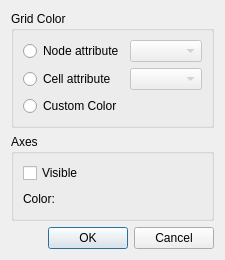
<?xml version="1.0" encoding="UTF-8"?>
<ui version="4.0">
 <class>GridBirdEyeWindowColorSettingDialog</class>
 <widget class="QDialog" name="GridBirdEyeWindowColorSettingDialog">
  <property name="geometry">
   <rect>
    <x>0</x>
    <y>0</y>
    <width>215</width>
    <height>241</height>
   </rect>
  </property>
  <property name="windowTitle">
   <string>Display Setting</string>
  </property>
  <layout class="QVBoxLayout" name="verticalLayout_2">
   <item>
    <widget class="QGroupBox" name="gridColorGroupBox">
     <property name="title">
      <string>Grid Color</string>
     </property>
     <layout class="QGridLayout" name="gridLayout">
      <item row="0" column="0">
       <widget class="QRadioButton" name="nodeAttRadioButton">
        <property name="text">
         <string>Node attribute</string>
        </property>
       </widget>
      </item>
      <item row="0" column="1">
       <widget class="QComboBox" name="nodeAttComboBox">
        <property name="enabled">
         <bool>false</bool>
        </property>
       </widget>
      </item>
      <item row="1" column="0">
       <widget class="QRadioButton" name="cellAttRadioButton">
        <property name="text">
         <string>Cell attribute</string>
        </property>
       </widget>
      </item>
      <item row="1" column="1">
       <widget class="QComboBox" name="cellAttComboBox">
        <property name="enabled">
         <bool>false</bool>
        </property>
       </widget>
      </item>
      <item row="2" column="0">
       <widget class="QRadioButton" name="customColorRadioButton">
        <property name="text">
         <string>Custom Color</string>
        </property>
       </widget>
      </item>
      <item row="2" column="1">
       <layout class="QHBoxLayout" name="horizontalLayout">
        <item>
         <widget class="ColorEditWidget" name="customColorLabel">
          <property name="enabled">
           <bool>false</bool>
          </property>
          <property name="text">
           <string/>
          </property>
         </widget>
        </item>
        <item>
         <spacer name="horizontalSpacer">
          <property name="orientation">
           <enum>Qt::Horizontal</enum>
          </property>
          <property name="sizeHint" stdset="0">
           <size>
            <width>40</width>
            <height>20</height>
           </size>
          </property>
         </spacer>
        </item>
       </layout>
      </item>
     </layout>
    </widget>
   </item>
   <item>
    <widget class="QGroupBox" name="axesGroupBox">
     <property name="title">
      <string>Axes</string>
     </property>
     <layout class="QVBoxLayout" name="verticalLayout">
      <item>
       <widget class="QCheckBox" name="axesVisibleCheckBox">
        <property name="text">
         <string>Visible</string>
        </property>
       </widget>
      </item>
      <item>
       <layout class="QHBoxLayout" name="horizontalLayout_2">
        <item>
         <widget class="QLabel" name="axesColorLabel">
          <property name="text">
           <string>Color:</string>
          </property>
         </widget>
        </item>
        <item>
         <widget class="ColorEditWidget" name="axesColorWidget">
          <property name="enabled">
           <bool>false</bool>
          </property>
          <property name="text">
           <string/>
          </property>
         </widget>
        </item>
        <item>
         <spacer name="horizontalSpacer_2">
          <property name="orientation">
           <enum>Qt::Horizontal</enum>
          </property>
          <property name="sizeHint" stdset="0">
           <size>
            <width>40</width>
            <height>20</height>
           </size>
          </property>
         </spacer>
        </item>
       </layout>
      </item>
     </layout>
    </widget>
   </item>
   <item>
    <spacer name="verticalSpacer">
     <property name="orientation">
      <enum>Qt::Vertical</enum>
     </property>
     <property name="sizeHint" stdset="0">
      <size>
       <width>20</width>
       <height>4</height>
      </size>
     </property>
    </spacer>
   </item>
   <item>
    <widget class="QDialogButtonBox" name="buttonBox">
     <property name="orientation">
      <enum>Qt::Horizontal</enum>
     </property>
     <property name="standardButtons">
      <set>QDialogButtonBox::Cancel|QDialogButtonBox::Ok</set>
     </property>
    </widget>
   </item>
  </layout>
 </widget>
 <customwidgets>
  <customwidget>
   <class>ColorEditWidget</class>
   <extends>QLabel</extends>
   <header>guibase/coloreditwidget.h</header>
   <container>1</container>
  </customwidget>
 </customwidgets>
 <resources/>
 <connections>
  <connection>
   <sender>buttonBox</sender>
   <signal>accepted()</signal>
   <receiver>GridBirdEyeWindowColorSettingDialog</receiver>
   <slot>accept()</slot>
   <hints>
    <hint type="sourcelabel">
     <x>245</x>
     <y>342</y>
    </hint>
    <hint type="destinationlabel">
     <x>157</x>
     <y>274</y>
    </hint>
   </hints>
  </connection>
  <connection>
   <sender>buttonBox</sender>
   <signal>rejected()</signal>
   <receiver>GridBirdEyeWindowColorSettingDialog</receiver>
   <slot>reject()</slot>
   <hints>
    <hint type="sourcelabel">
     <x>245</x>
     <y>342</y>
    </hint>
    <hint type="destinationlabel">
     <x>286</x>
     <y>274</y>
    </hint>
   </hints>
  </connection>
  <connection>
   <sender>nodeAttRadioButton</sender>
   <signal>toggled(bool)</signal>
   <receiver>nodeAttComboBox</receiver>
   <slot>setEnabled(bool)</slot>
   <hints>
    <hint type="sourcelabel">
     <x>93</x>
     <y>62</y>
    </hint>
    <hint type="destinationlabel">
     <x>255</x>
     <y>64</y>
    </hint>
   </hints>
  </connection>
  <connection>
   <sender>cellAttRadioButton</sender>
   <signal>toggled(bool)</signal>
   <receiver>cellAttComboBox</receiver>
   <slot>setEnabled(bool)</slot>
   <hints>
    <hint type="sourcelabel">
     <x>97</x>
     <y>91</y>
    </hint>
    <hint type="destinationlabel">
     <x>253</x>
     <y>93</y>
    </hint>
   </hints>
  </connection>
  <connection>
   <sender>customColorRadioButton</sender>
   <signal>toggled(bool)</signal>
   <receiver>customColorLabel</receiver>
   <slot>setEnabled(bool)</slot>
   <hints>
    <hint type="sourcelabel">
     <x>61</x>
     <y>121</y>
    </hint>
    <hint type="destinationlabel">
     <x>127</x>
     <y>123</y>
    </hint>
   </hints>
  </connection>
  <connection>
   <sender>axesVisibleCheckBox</sender>
   <signal>toggled(bool)</signal>
   <receiver>axesColorWidget</receiver>
   <slot>setEnabled(bool)</slot>
   <hints>
    <hint type="sourcelabel">
     <x>68</x>
     <y>183</y>
    </hint>
    <hint type="destinationlabel">
     <x>119</x>
     <y>221</y>
    </hint>
   </hints>
  </connection>
 </connections>
</ui>
